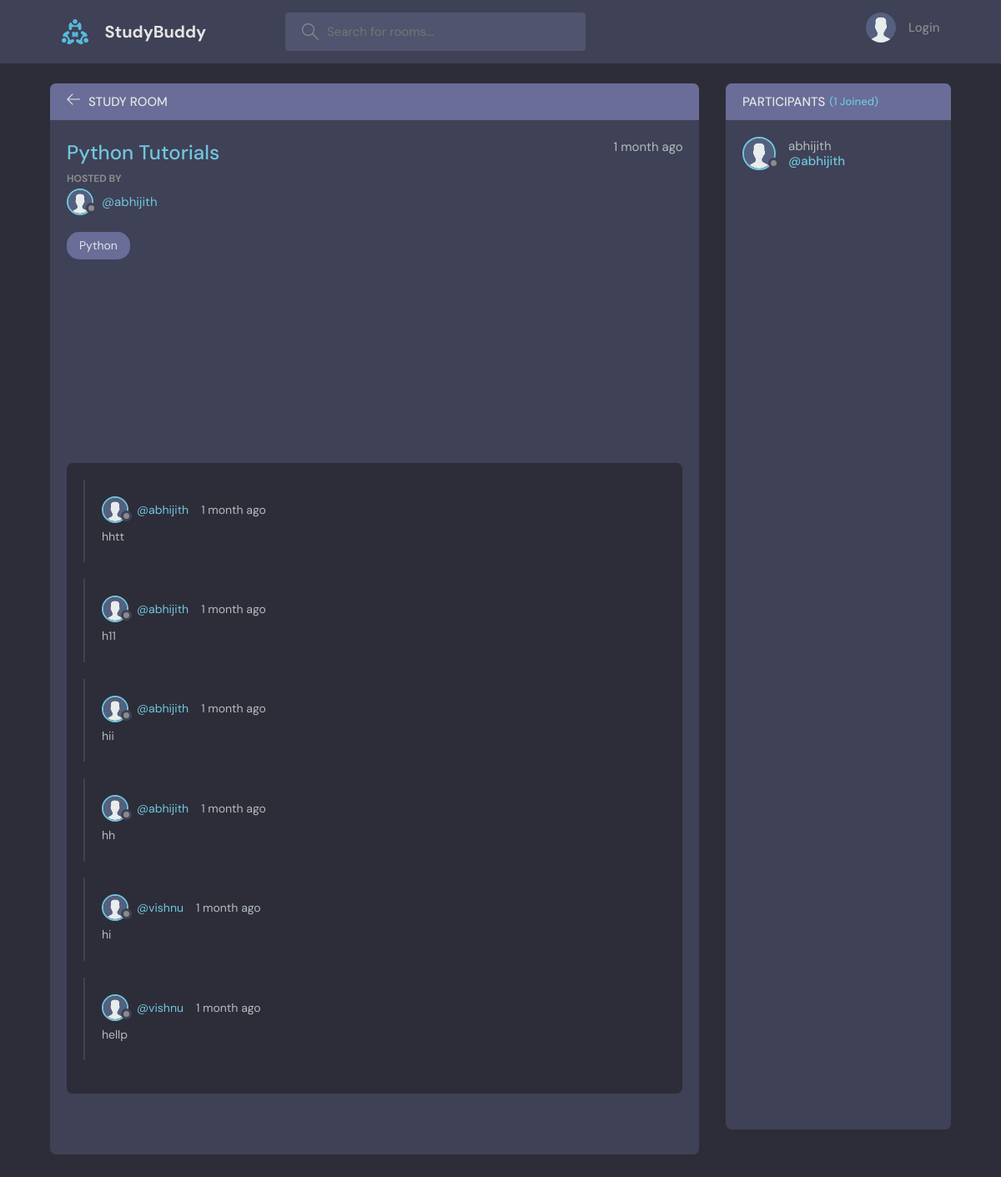
Before: /room/44/ with the older database file.
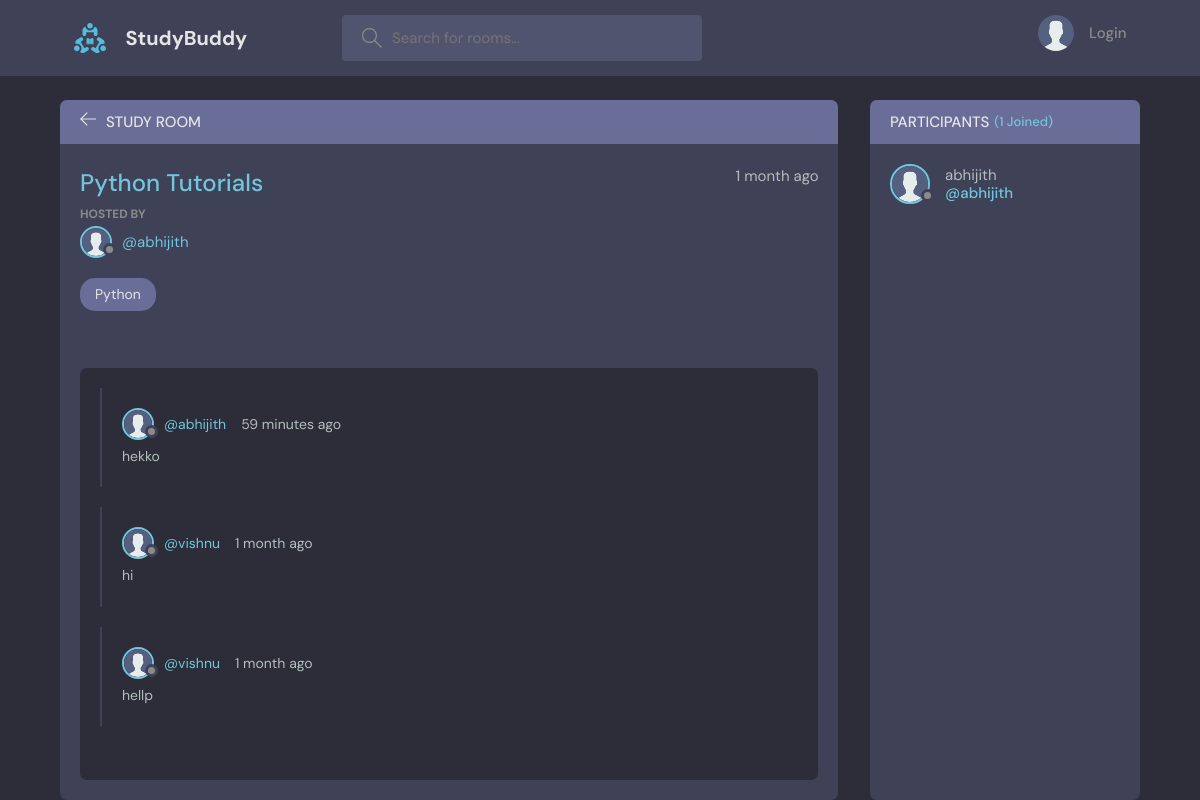
After: the same page with the newer database file.
### base/models.py (models this page shows, shortened)
class Message(models.Model):
    user = models.ForeignKey(User,on_delete=models.CASCADE)
    room = models.ForeignKey(Room,on_delete=models.CASCADE)
    body = models.TextField(null=True ,blank=True)
    updated =  models.DateTimeField(auto_now=True)
    created = models.DateTimeField(auto_now_add=True)
    class Meta:
        ordering = ['-updated', '-created']

class User(AbstractUser):
    name = models.CharField(max_length=200,null=True)
    email = models.EmailField(unique=True,null=True)
    bio = models.TextField(null=True)
    avatar = models.ImageField(null=True,default="avatar.svg")
    USERNAME_FIELD = 'email'
    REQUIRED_FIELDS = ["username"]

### base/views.py (the view, shortened to what this page needs)
# urls.py: path("room/<str:pk>/",views.room,name="room"),
def room(request, pk):
    room = Room.objects.get(id=pk)
    room_messages = room.message_set.all()  # we can query child objects of a specific room // gives the set of messages that are related to the specific room
    participants = room.participants.all()
    context = {"room": room, "room_messages": room_messages, "participants": participants}
    return render(request, "base/room.html", context)

### base/models.py (called while the page is built)
    def __str__(self):
        return self.name

### base/templates/base/room.html (shortened to what this page needs)
{%extends 'main.html'%}
{%block content%}
<main class="profile-page layout layout--2">
    <div class="container">
        <div class="room">
            <div class="room__top">
                <div class="room__topLeft">
                    <a href="{%url 'home'%}">
                        <svg version="1.1" xmlns="http://www.w3.org/2000/svg" width="32" height="32"
                             viewBox="0 0 32 32">
                            <title>arrow-left</title>
                            <path
                                    d="M13.723 2.286l-13.723 13.714 13.719 13.714 1.616-1.611-10.96-10.96h27.625v-2.286h-27.625l10.965-10.965-1.616-1.607z"
                            ></path>
                        </svg>
                    </a>
                    <h3>Study Room</h3>
                </div>
            </div>
            <div class="room__box scroll">
                <div class="room__header scroll">
                    <div class="room__info">
                        <h3>{{room.name}}</h3>
                        <span>{{room.created|timesince}} ago</span>
                    </div>
                    <div class="room__hosted">
                        <p>Hosted By</p>
                        <a href="{%url 'user-profile' room.host.id%}" class="room__author">
                            <div class="avatar avatar--small">
                                <img src="{{room.host.avatar.url}}"/>
                            </div>
                            <span>@{{room.host.username}}</span>
                        </a>
                    </div>
                    <span class="room__topics">{{room.topic}}</span>
                </div>
                <div class="room__conversation">
                    <div class="threads scroll">
                        {%for message in room_messages%}
                        <div class="thread">
                            <div class="thread__top">
                                <div class="thread__author">
                                    <a href="{%url 'user-profile' message.user.id%}" class="thread__authorInfo">
                                        <div class="avatar avatar--small">
                                            <img src="{{message.user.avatar.url}}"/>
                                        </div>
                                        <span>@{{message.user.username}}</span>
                                    </a>
                                    <span class="thread__date">{{message.created|timesince}} ago</span>
                                </div>
                            </div>
                            <div class="thread__details">
                                {{message.body}}
                            </div>
                        </div>
                        {%endfor%}
                    </div>
                </div>
            </div>
        </div>
        <div class="participants">
            <h3 class="participants__top">Participants <span>({{participants.count}} Joined)</span></h3>
            <div class="participants__list scroll">
                {%for user in participants%}
                <a href="{%url 'user-profile' user.id%}" class="participant">
                    <div class="avatar avatar--medium">
                        <img src="{{user.avatar.url}}"/>
                    </div>
                    <p>
                        {{user.username}}
                        <span>@{{user.username}}</span>
                    </p>
                </a>
                {%endfor%}
            </div>
        </div>
    </div>
</main>
{%endblock%}

Changed rows visible on the page:
removed Message: user.avatar (placeholder picture), user.username "abhijith", created "1 month", body "hhtt"
removed Message: user.avatar (placeholder picture), user.username "abhijith", created "1 month", body "h11"
removed Message: user.avatar (placeholder picture), user.username "abhijith", created "1 month", body "hii"
removed Message: user.avatar (placeholder picture), user.username "abhijith", created "1 month", body "hh"
added Message: user.avatar (placeholder picture), user.username "abhijith", created "59 minutes", body "hekko"
